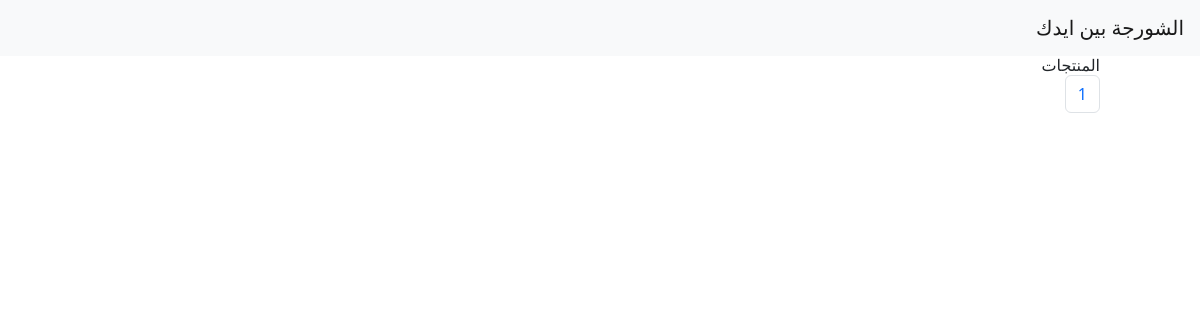
The app's page /, older data.
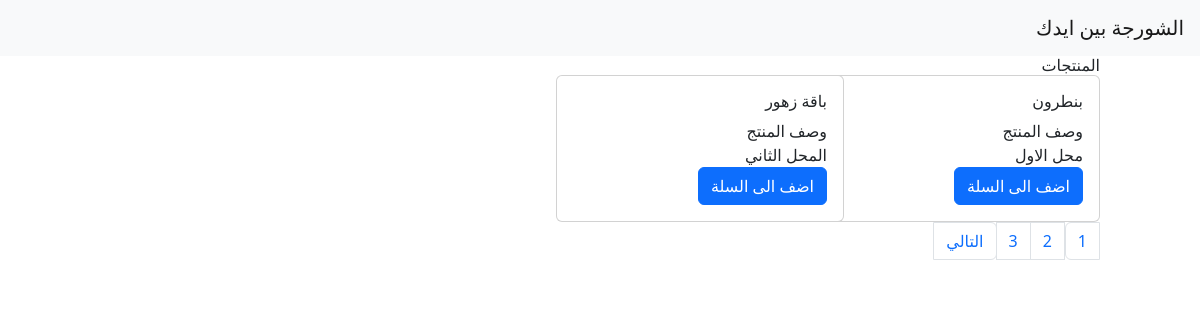
The same page, newer data.
### jumla/models.py (models this page shows, shortened)
class Product(models.Model):
    ProductName = models.CharField(max_length=255)
    Size = models.CharField(max_length=255)
    price = models.DecimalField(max_digits=12, decimal_places=2)
    description = models.CharField(max_length=255)
    shopOwner = models.ForeignKey(Shop, on_delete=models.CASCADE, related_name="shop_products")
    Date = models.DateTimeField(default=timezone.now)
    Available = models.BooleanField(default=True)
    Category = models.ForeignKey(Category, on_delete=models.CASCADE, related_name="product_Category")

class Shop(models.Model):
    shopName = models.CharField(max_length=255)
    shopOwner = models.OneToOneField(User, on_delete=models.CASCADE, related_name="shopOwner")
    def __str__(self):
        return f"{self.shopName}"

### jumla/views/shopper.py (the view)
# urls.py: 2. Add a URL to urlpatterns:  path('', views.home, name='home')
def home(request):
    products = Product.objects.all()
    img = product_Images.objects.all()
    paginator_element = MyPaginator(products, 2)
    page_number = request.GET.get('page')
    page_elements = paginator_element.get_pages(page_number)
    context = {"images": img, "page_elements": page_elements[1], "page_nums": page_elements[0]}
    return render(request, "jumla/shopper/home.html", context)

### jumla/utilities/paginator.py (called while the page is built)
    def get_pages(self, page):
        self.page_nums = "a" * self.items.get_page(page).paginator.num_pages
        self.pages = self.items.get_page(page)
        return self.page_nums, self.pages

### jumla/templates/jumla/shopper/home.html (shortened to what this page needs)
{% extends 'jumla/base/base.html' %}
{% load static %}
{% block content %}
<h1>المنتجات</h1>
<div class="row">
    {% for product in page_elements %}
        <div class="col-3">
               <div class="card" style="width: 18rem;">
                  <div class="card-body">
                    <h5 class="card-title">{{ product.ProductName }}</h5>
                    <p class="card-text">{{ product.description }}</p>
                    <p class="card-text">{{ product.shopOwner }}</p>
                    <a href="#" id="{{ product.id }}" class="btn btn-primary">اضف الى السلة</a>
                  </div>
            </div>
        </div>
    {% endfor %}
</div>
    {% include 'jumla/base/paginator.html' %}
{% endblock content %}

Row changes from the older to the newer data that the page shows:
added Product: ProductName "بنطرون", description "وصف المنتج", shopOwner "محل الاول"
added Product: ProductName "باقة زهور", description "وصف المنتج", shopOwner "المحل الثاني"
Text that changed along with them:
new list line: "2"
new list line: "3"
text now shown: "التالي"
